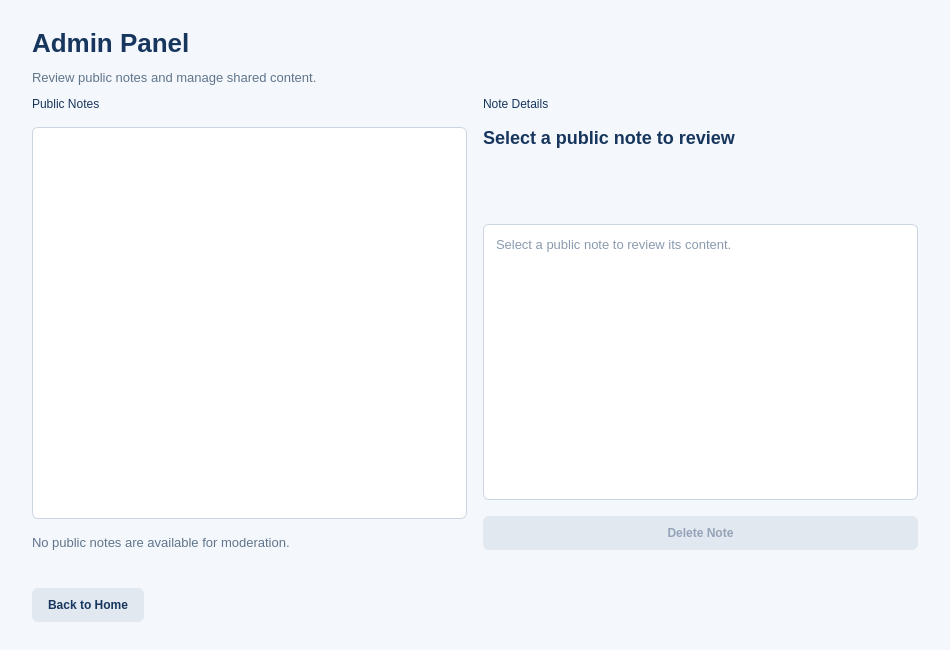
<?xml version="1.0" encoding="UTF-8"?>
<ui version="4.0">
 <class>AdminPanelPage</class>
 <widget class="QWidget" name="AdminPanelPage">
  <property name="geometry">
   <rect>
    <x>0</x>
    <y>0</y>
    <width>950</width>
    <height>650</height>
   </rect>
  </property>
  <property name="windowTitle">
   <string>StudyNotes - Admin Panel</string>
  </property>
  <property name="styleSheet">
   <string notr="true">QWidget#AdminPanelPage { background-color: #f4f7fb; color: #17365d; }
QLabel { color: #17365d; }
QLabel#headingLabel { font-size: 26px; font-weight: bold; }
QLabel#subtitleLabel { color: #60758b; font-size: 13px; }
QLabel#noteTitleValue { font-size: 18px; font-weight: bold; }
QLabel#emptyLabel { color: #60758b; font-size: 13px; }
QLabel#statusLabel { color: #c0392b; }
QListWidget, QTextEdit { background: white; color: #17365d; border: 1px solid #cbd5e1; border-radius: 6px; padding: 8px; font-size: 13px; selection-background-color: #dbeafe; selection-color: #17365d; }
QPushButton { background-color: #e2e8f0; color: #17365d; border: none; border-radius: 6px; padding: 10px 16px; font-weight: bold; }
QPushButton:hover { background-color: #cbd5e1; }
QPushButton#deleteButton { background-color: #c0392b; color: white; }
QPushButton#deleteButton:hover { background-color: #a93226; }
QPushButton#deleteButton:disabled { background-color: #e2e8f0; color: #94a3b8; }</string>
  </property>
  <layout class="QVBoxLayout" name="mainLayout">
   <property name="spacing">
    <number>12</number>
   </property>
   <property name="leftMargin">
    <number>32</number>
   </property>
   <property name="topMargin">
    <number>28</number>
   </property>
   <property name="rightMargin">
    <number>32</number>
   </property>
   <property name="bottomMargin">
    <number>28</number>
   </property>
   <item>
    <widget class="QLabel" name="headingLabel">
     <property name="text">
      <string>Admin Panel</string>
     </property>
    </widget>
   </item>
   <item>
    <widget class="QLabel" name="subtitleLabel">
     <property name="text">
      <string>Review public notes and manage shared content.</string>
     </property>
    </widget>
   </item>
   <item>
    <layout class="QHBoxLayout" name="notesLayout">
     <property name="spacing">
      <number>16</number>
     </property>
     <item>
      <layout class="QVBoxLayout" name="listLayout">
       <item>
        <widget class="QLabel" name="listHeadingLabel">
         <property name="text">
          <string>Public Notes</string>
         </property>
        </widget>
       </item>
       <item>
        <widget class="QListWidget" name="notesListWidget">
         <property name="minimumSize">
          <size>
           <width>270</width>
           <height>350</height>
          </size>
         </property>
        </widget>
       </item>
       <item>
        <widget class="QLabel" name="emptyLabel">
         <property name="text">
          <string>No public notes are available for moderation.</string>
         </property>
         <property name="wordWrap">
          <bool>true</bool>
         </property>
        </widget>
       </item>
      </layout>
     </item>
     <item>
      <layout class="QVBoxLayout" name="detailsLayout">
       <item>
        <widget class="QLabel" name="detailsHeadingLabel">
         <property name="text">
          <string>Note Details</string>
         </property>
        </widget>
       </item>
       <item>
        <widget class="QLabel" name="noteTitleValue">
         <property name="text">
          <string>Select a public note to review</string>
         </property>
         <property name="wordWrap">
          <bool>true</bool>
         </property>
        </widget>
       </item>
       <item>
        <widget class="QLabel" name="categoryValue">
         <property name="text">
          <string/>
         </property>
        </widget>
       </item>
       <item>
        <widget class="QLabel" name="visibilityValue">
         <property name="text">
          <string/>
         </property>
        </widget>
       </item>
       <item>
        <widget class="QTextEdit" name="contentTextEdit">
         <property name="readOnly">
          <bool>true</bool>
         </property>
         <property name="placeholderText">
          <string>Select a public note to review its content.</string>
         </property>
        </widget>
       </item>
       <item>
        <widget class="QPushButton" name="deleteButton">
         <property name="enabled">
          <bool>false</bool>
         </property>
         <property name="text">
          <string>Delete Note</string>
         </property>
        </widget>
       </item>
      </layout>
     </item>
    </layout>
   </item>
   <item>
    <widget class="QLabel" name="statusLabel">
     <property name="text">
      <string/>
     </property>
     <property name="wordWrap">
      <bool>true</bool>
     </property>
    </widget>
   </item>
   <item>
    <layout class="QHBoxLayout" name="bottomButtonsLayout">
     <item>
      <widget class="QPushButton" name="backButton">
       <property name="text">
        <string>Back to Home</string>
       </property>
      </widget>
     </item>
     <item>
      <spacer name="buttonSpacer">
       <property name="orientation">
        <enum>Qt::Orientation::Horizontal</enum>
       </property>
       <property name="sizeHint" stdset="0">
        <size>
         <width>40</width>
         <height>20</height>
        </size>
       </property>
      </spacer>
     </item>
    </layout>
   </item>
  </layout>
 </widget>
 <resources/>
 <connections/>
</ui>
